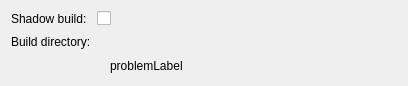
<?xml version="1.0" encoding="UTF-8"?>
<ui version="4.0">
 <class>QmakeProjectManager::Internal::QmakeProjectConfigWidget</class>
 <widget class="QWidget" name="QmakeProjectManager::Internal::QmakeProjectConfigWidget">
  <property name="geometry">
   <rect>
    <x>0</x>
    <y>0</y>
    <width>408</width>
    <height>86</height>
   </rect>
  </property>
  <property name="sizePolicy">
   <sizepolicy hsizetype="Expanding" vsizetype="Preferred">
    <horstretch>0</horstretch>
    <verstretch>0</verstretch>
   </sizepolicy>
  </property>
  <layout class="QGridLayout" name="gridLayout">
   <item row="0" column="0">
    <widget class="QLabel" name="shadowBuildLabel">
     <property name="text">
      <string>Shadow build:</string>
     </property>
    </widget>
   </item>
   <item row="0" column="1">
    <widget class="QCheckBox" name="shadowBuildCheckBox">
     <property name="text">
      <string/>
     </property>
    </widget>
   </item>
   <item row="1" column="0">
    <widget class="QLabel" name="buildDirLabel">
     <property name="sizePolicy">
      <sizepolicy hsizetype="Preferred" vsizetype="Preferred">
       <horstretch>0</horstretch>
       <verstretch>0</verstretch>
      </sizepolicy>
     </property>
     <property name="text">
      <string>Build directory:</string>
     </property>
    </widget>
   </item>
   <item row="1" column="1">
    <layout class="QHBoxLayout" name="horizontalLayout">
     <item>
      <widget class="Utils::PathChooser" name="shadowBuildDirEdit" native="true">
       <property name="sizePolicy">
        <sizepolicy hsizetype="Expanding" vsizetype="Preferred">
         <horstretch>0</horstretch>
         <verstretch>0</verstretch>
        </sizepolicy>
       </property>
      </widget>
     </item>
     <item>
      <widget class="Utils::PathChooser" name="inSourceBuildDirEdit" native="true"/>
     </item>
    </layout>
   </item>
   <item row="2" column="1">
    <layout class="QHBoxLayout" name="horizontalLayout_2">
     <item>
      <widget class="QLabel" name="warningLabel">
       <property name="pixmap">
        <pixmap resource="../coreplugin/core.qrc">:/core/images/warning.png</pixmap>
       </property>
      </widget>
     </item>
     <item>
      <widget class="QLabel" name="problemLabel">
       <property name="sizePolicy">
        <sizepolicy hsizetype="Preferred" vsizetype="Preferred">
         <horstretch>10</horstretch>
         <verstretch>0</verstretch>
        </sizepolicy>
       </property>
       <property name="text">
        <string>problemLabel</string>
       </property>
       <property name="wordWrap">
        <bool>true</bool>
       </property>
      </widget>
     </item>
    </layout>
   </item>
  </layout>
 </widget>
 <customwidgets>
  <customwidget>
   <class>Utils::PathChooser</class>
   <extends>QWidget</extends>
   <header location="global">utils/pathchooser.h</header>
   <container>1</container>
   <slots>
    <signal>editingFinished()</signal>
    <signal>browsingFinished()</signal>
   </slots>
  </customwidget>
 </customwidgets>
 <resources>
  <include location="../coreplugin/core.qrc"/>
 </resources>
 <connections/>
</ui>
